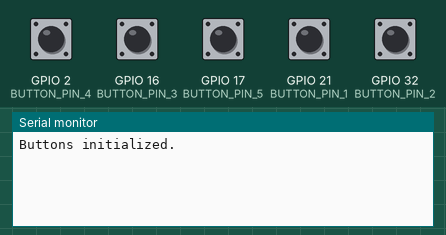
A program run on a simulated ESP32. On the bench: the last lines printed to the serial monitor. The test bench sets the inputs (shaded band); at power-on: GPIO 2 (BUTTON_PIN_4), GPIO 16 (BUTTON_PIN_3), GPIO 17 (BUTTON_PIN_5), GPIO 21 (BUTTON_PIN_1), GPIO 32 (BUTTON_PIN_2) HIGH. USB keyboard and mouse output is not drawn.

Above: at 2.2 s.
2.3 s: GPIO 2 (BUTTON_PIN_4) pulled LOW for 0.15 s
At 4.0 s:
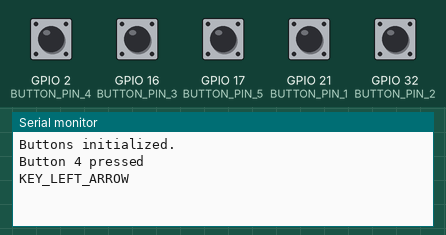
4.4 s: GPIO 16 (BUTTON_PIN_3) pulled LOW for 0.15 s
At 6.2 s:
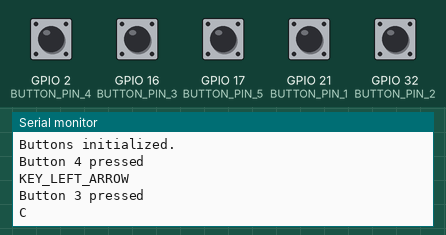
6.5 s: GPIO 17 (BUTTON_PIN_5) pulled LOW for 0.15 s
At 7.8 s:
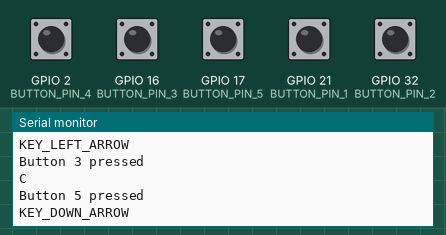
8.6 s: GPIO 21 (BUTTON_PIN_1) pulled LOW for 0.15 s
At 10.0 s:
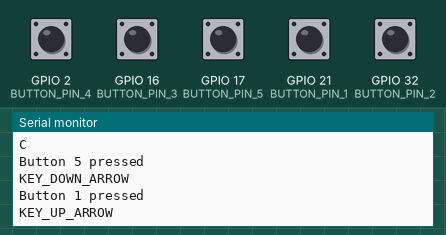
10.7 s: GPIO 32 (BUTTON_PIN_2) pulled LOW for 0.15 s
At 12.5 s:
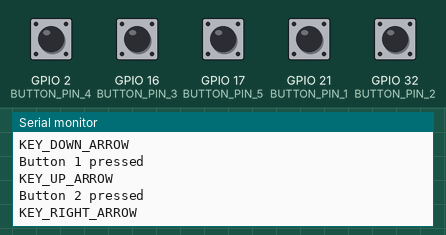
12.8 s: GPIO 2 (BUTTON_PIN_4) pulled LOW for 1 s
At 14.0 s:
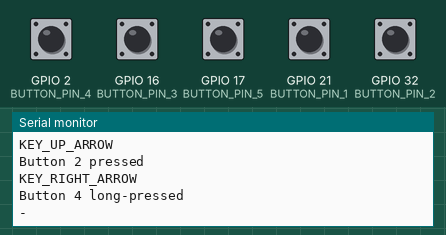
Timing chart, 0 to 15.8 s (numbered marks = the images above; inputs shaded):
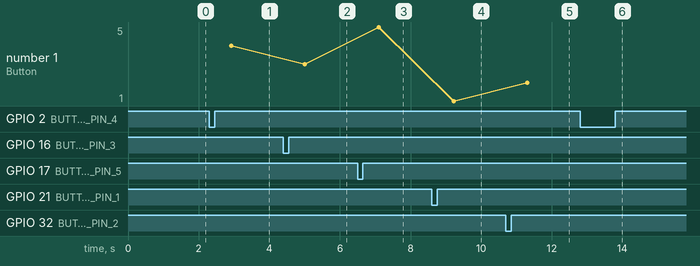

Measured:
- after the input at 2.3 s, the serial monitor: prints a new line after 0.62 s (image 1)
- after the input at 4.4 s, the serial monitor: prints a new line after 0.61 s (image 2)
- after the input at 6.5 s, the serial monitor: prints a new line after 0.60 s (image 3)
- after the input at 8.6 s, the serial monitor: prints a new line after 0.62 s (image 4)
- after the input at 10.7 s, the serial monitor: prints a new line after 0.61 s (image 5)
- after the input at 12.8 s, the serial monitor: prints a new line after 0.87 s (image 6)
- plotted number 1: 4 → 3 after the input at 4.4 s, 3 → 5 after the input at 6.5 s, 5 → 1 after the input at 8.6 s, 1 → 2 after the input at 10.7 s

The program:

main.cpp
```cpp
#include <Arduino.h>
#include <OneButton.h>
#include <Arduino.h>
#include <BleKeyboard.h>

#if CONFIG_IDF_TARGET_ESP32C3
  #define BUTTON_PIN_1 0
  #define BUTTON_PIN_2 1
  #define BUTTON_PIN_3 2
  #define BUTTON_PIN_4 3
  #define BUTTON_PIN_5 4
#else
  #define BUTTON_PIN_1 21
  #define BUTTON_PIN_2 32
  #define BUTTON_PIN_3 16
  #define BUTTON_PIN_4 2
  #define BUTTON_PIN_5 17
#endif

BleKeyboard bleKeyboard("Nav-Controller");

/**
 * Keyboard Map
 *
 *             | Click      | Longpress  | DoubleClick
 * ------------|------------|------------|-------------
 * Button 1    | Arrow Up   |            | Arrow Up
 * Button 2    | Arrow Right| +          | Arrow Right
 * Button 3    | C (center) |            | D (direction)
 * Button 4    | Arrow Left | -          | Arrow Left
 * Button 5    | Arrow Down |            | Arrow Down
 */

OneButton buttons[] = {
  OneButton(BUTTON_PIN_1, true, true),
  OneButton(BUTTON_PIN_2, true, true),
  OneButton(BUTTON_PIN_3, true, true),
  OneButton(BUTTON_PIN_4, true, true),
  OneButton(BUTTON_PIN_5, true, true)
};

void onButtonPress(void* buttonIndex) {
  int index = (int)buttonIndex;
  Serial.print("Button ");
  Serial.print(index + 1);
  Serial.println(" pressed");

  if (bleKeyboard.isConnected()) {
    switch (index) {
      case 0:
        bleKeyboard.write(KEY_UP_ARROW);
        Serial.println("KEY_UP_ARROW");
        break;
      case 1:
        bleKeyboard.write(KEY_RIGHT_ARROW);
        Serial.println("KEY_RIGHT_ARROW");
        break;
      case 2:
        bleKeyboard.write('C');
        Serial.println('C');
        break;
      case 3:
        bleKeyboard.write(KEY_LEFT_ARROW);
        Serial.println("KEY_LEFT_ARROW");
        break;
      case 4:
        bleKeyboard.write(KEY_DOWN_ARROW);
        Serial.println("KEY_DOWN_ARROW");
        break;
    }
  }
}

void onButtonDoubleClick(void* buttonIndex) {
  int index = (int)buttonIndex;
  Serial.print("Button ");
  Serial.print(index + 1);
  Serial.println(" double-clicked");

  if (bleKeyboard.isConnected()) {
    switch (index) {
      case 0:
        bleKeyboard.write(KEY_UP_ARROW);
        Serial.println("KEY_UP_ARROW");
        break;
      case 1:
        bleKeyboard.write(KEY_RIGHT_ARROW);
        Serial.println("KEY_RIGHT_ARROW");
        break;
      case 2:
        bleKeyboard.write('D');
        Serial.println('D');
        break;
      case 3:
        bleKeyboard.write(KEY_LEFT_ARROW);
        Serial.println("KEY_LEFT_ARROW");
        break;
      case 4:
        bleKeyboard.write(KEY_DOWN_ARROW);
        Serial.println("KEY_DOWN_ARROW");
        break;
    }
  }
}

void onButtonLongPress(void* buttonIndex) {
  int index = (int)buttonIndex;
  Serial.print("Button ");
  Serial.print(index + 1);
  Serial.println(" long-pressed");

  if (bleKeyboard.isConnected()) {
    switch (index) {
      case 1:
        bleKeyboard.write(0x2b); // '+'
        Serial.println('+');
        break;
      case 3:
        bleKeyboard.write(0x2f); // '-'
        Serial.println('-');
        break;
    }
  }

}

void setup() {
  Serial.begin(115200);
  bleKeyboard.begin();
  delay(1000);

  for (int i = 0; i < 5; i++) {
    buttons[i].attachClick(onButtonPress, (void*)i);
    buttons[i].attachDoubleClick(onButtonDoubleClick, (void*)i);
    buttons[i].attachLongPressStart(onButtonLongPress, (void*)i);
  }

  Serial.println("Buttons initialized.");
}

void loop() {
  for (int i = 0; i < 5; i++) {
    buttons[i].tick();
  }
  delay(10);
}
```
